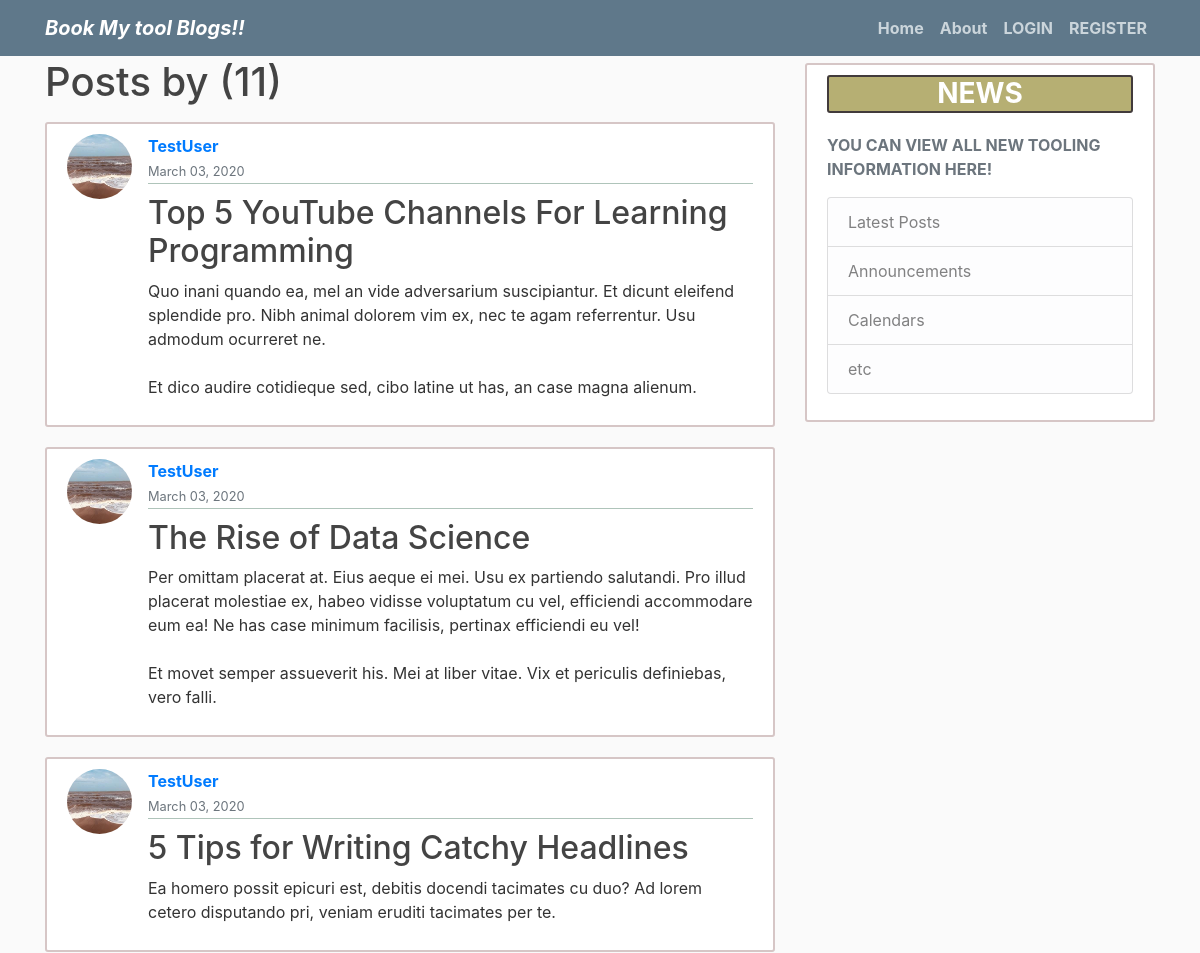
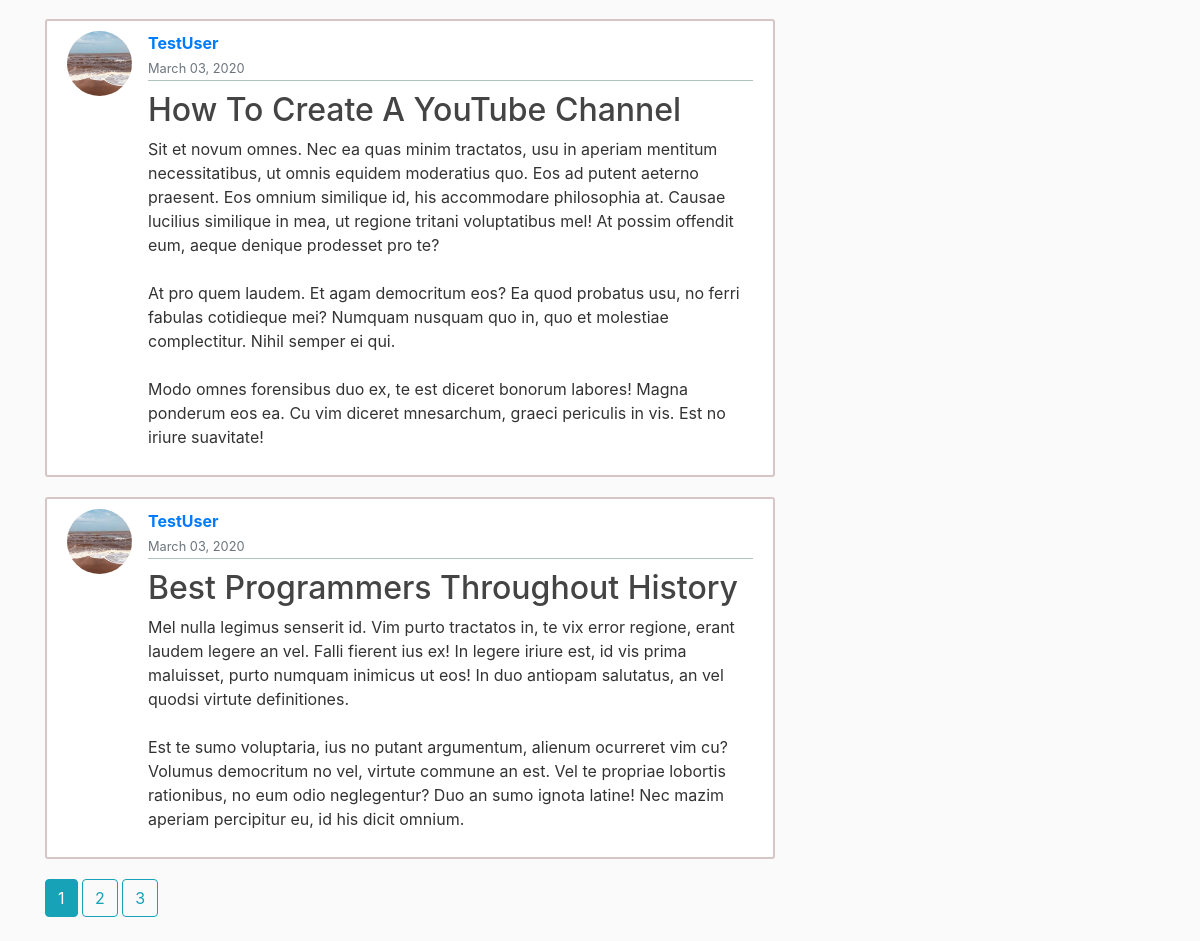
Page /user/TestUser on the committed database (2 pictures, top to bottom).
### forum/models.py (models this page shows, shortened)
class Post(models.Model):
    title = models.CharField(max_length=100)
    picture = models.FileField(null=True,blank=True)
    content = models.TextField()
    date_posted=models.DateTimeField(default=timezone.now)
    author=models.ForeignKey(User,on_delete=models.CASCADE)
    likes=models.ManyToManyField(User,related_name='likes',blank=True)

### users/models.py (models this page shows, shortened)
class Profile(models.Model):
    user =models.OneToOneField(User,on_delete=models.CASCADE)
    image=models.ImageField(default='default.jpg',upload_to='profile_pics')

### forum/views.py (the view)
# urls.py: path('user/<str:username>',UserPostListView.as_view(),name='user-posts'),
class UserPostListView(ListView):
    model = Post
    template_name='forum/user_posts.html'
    context_object_name='posts'
    ordering=['-date_posted']
    paginate_by=5
    def get_queryset(self):
        user=get_object_or_404(User,username=self.kwargs.get('username'))
        return Post.objects.filter(author=user).order_by('-date_posted')

### forum/templates/forum/user_posts.html (shortened to what this page needs)
{% extends "forum/base.html" %}
{%block content%}
  <h1 class="mb-3">Posts by {{ view.kwargs.email }} ({{ page_obj.paginator.count }})</h1>
  {% for post in posts %}
  <article class="media content-section">
    <a href='/profile'>
    <img class="rounded-circle article-img" src="{{post.author.profile.image.url}}" >
  </a>
    <div class="media-body">
      <div class="article-metadata">
        <a class="mr-2 " href="{% url 'user-posts' post.author.email %}"><b>{{ post.author }}</b></a><br>
        <small class="text-muted">{{ post.date_posted|date:"F d, Y" }}</small>
      </div>
      <h2><a class="article-title" href="{% url 'post-detail' post.id %}">{{ post.title }}</a></h2>
      <p class="article-content">{{ post.content }}</p>
    </div>
  </article>
  {% endfor %}
  {% if is_paginated %}
     {% for num in page_obj.paginator.page_range %}
        {% if page_obj.number == num %}
          <a class="btn btn-info mb-4" href="?page={{ num }}">{{ num }}</a>
        {% elif num > page_obj.number|add:'-3' and num < page_obj.number|add:'3' %}
          <a class="btn btn-outline-info mb-4" href="?page={{ num }}">{{ num }}</a>
        {% endif %}
      {% endfor %}
  {% endif %}
{% endblock content %}

### forum/templates/forum/base.html (shortened to what this page needs)
{% load static %}
<!DOCTYPE html>
<html>
    <head>
       <link rel="stylesheet" href="https://maxcdn.bootstrapcdn.com/bootstrap/4.0.0/css/bootstrap.min.css">
        <link rel="stylesheet" type="text/css" href="{% static 'main.css' %}">
    </head>
    <body>
        <header class="site-header">
            <div class="bg-img">
            <nav class="navbar navbar-expand-md navbar-dark bg-steel fixed-top">
              <div class="container">
                <a class="navbar-brand mr-4" href="{%url 'forum-home'%}"><i><b>Book My tool Blogs!!</b></i></a>
                <div class="collapse navbar-collapse" id="navbarToggle">
                    <div class="navbar-nav mr-auto">
                        <a class="nav-item nav-link" href="/"></a>
                        <a class="nav-item nav-link" href="/about"></a>
                      </div>
                  <div class="navbar-nav ">
                    <a class="nav-item nav-link" href="{%url 'forum-home'%}"><b>Home</b></a>
                    <a class="nav-item nav-link" href="{% url 'forum-about'%}"><b>About</b></a>
                  </div>
                  <div class="navbar-nav ">
                    {% if user.is_authenticated %}
                    <a class="nav-item nav-link" href="{% url 'post-create'%}"><b>New post</b></a>
                    <a class="nav-item nav-link" href="{% url 'profile'%}"><b>Profile</b></a>
                      <a class="nav-item nav-link" href="{% url 'logout'%}" style="background-color: lightblue;color: black;"><b> Logout</b></a>
                    {% else %}
                      <a class="nav-item nav-link" href="{% url 'login'%}"><b>LOGIN</b></a>
                      <a class="nav-item nav-link" href="{% url 'register'%}"><b>REGISTER</b></a>
                    {% endif %}
                  </div>
                </div>
              </div>
            </nav>
            </div>
          </header>
          <main role="main" class="container">
            <div class="row">
              <div class="col-md-8">
                {% block content %}{% endblock %}
              </div>
              <div class="col-md-4">
                <div class="content-section" style="margin-top: 15px;">
                  <h3 ><b>NEWS</b></h3>
                  <p class='text-muted'><b>YOU CAN VIEW ALL NEW TOOLING INFORMATION HERE!</b>
                    <ul class="list-group">
                      <li class="list-group-item list-group-item-light" >Latest Posts</li>
                      <li class="list-group-item list-group-item-light">Announcements</li>
                      <li class="list-group-item list-group-item-light">Calendars</li>
                      <li class="list-group-item list-group-item-light">etc</li>
                    </ul>
                  </p>
                </div>
              </div>
            </div>
          </main>
    </body>
</html>

### forum/static/main.css (style rules this page uses)
body { background: #fafafa; color: #333333; margin-top: 3rem; }
h1, h4, h5, h6 { margin-top: 10px; color: #444444; }
h2 { margin-top: 10px; }
h3 { text-align: center; border: 2px solid rgb(66, 59, 59); border-radius: 3px; margin-bottom: 20px; background-color: rgb(182, 175, 115); color: white; }
ul { margin: 0; }
.bg-steel { background-color: #5f788a; }
.site-header .navbar-nav .nav-link { color: #cbd5db; }
.content-section { background: #ffffff; padding: 10px 20px; border: 2px solid rgb(214, 198, 198); border-radius: 3px; margin-bottom: 20px; }
.article-title { color: #444444; }
.article-content { white-space: pre-line; }
.article-img { height: 65px; width: 65px; margin-right: 16px; }
.article-metadata { padding-bottom: 1px; margin-bottom: 4px; border-bottom: 1px solid rgb(175, 196, 186); }

### rows in the picture
Post: author.profile.image (picture), author "TestUser", date_posted "March 03, 2020", title "Top 5 YouTube Channels For Learning Programming", content "Quo inani quando ea, mel an vide adversarium suscipiantur. Et dicunt eleifend splendide pro. Nibh animal dolorem vim ex, nec te agam referrentur. Usu admodum ocurreret ne. Et dico audire cotidieque sed, cibo latine ut has, an case magna alienum."
Post: author.profile.image (picture), author "TestUser", date_posted "March 03, 2020", title "The Rise of Data Science", content "Per omittam placerat at. Eius aeque ei mei. Usu ex partiendo salutandi. Pro illud placerat molestiae ex, habeo vidisse voluptatum cu vel, efficiendi accommodare eum ea! Ne has case minimum facilisis, pertinax efficiendi eu vel! Et movet semper assueverit his. Mei at liber vitae. Vix et periculis definiebas, vero falli."
Post: author.profile.image (picture), author "TestUser", date_posted "March 03, 2020", title "5 Tips for Writing Catchy Headlines", content "Ea homero possit epicuri est, debitis docendi tacimates cu duo? Ad lorem cetero disputando pri, veniam eruditi tacimates per te."
Post: author.profile.image (picture), author "TestUser", date_posted "March 03, 2020", title "How To Create A YouTube Channel", content "Sit et novum omnes. Nec ea quas minim tractatos, usu in aperiam mentitum necessitatibus, ut omnis equidem moderatius quo. Eos ad putent aeterno praesent. Eos omnium similique id, his accommodare philosophia at. Causae lucilius similique in mea, ut regione tritani voluptatibus mel! At possim offendit eum, aeque denique prodesset pro te? At pro quem laudem. Et agam democritum eos? Ea quod probatus usu, no ferri fabulas cotidieque mei? Numquam nusquam quo in, quo et molestiae complectitur. Nihil semper ei qui. Modo omnes forensibus duo ex, te est diceret bonorum labores! Magna ponderum eos ea. Cu vim diceret mnesarchum, graeci periculis in vis. Est no iriure suavitate!"
Post: author.profile.image (picture), author "TestUser", date_posted "March 03, 2020", title "Best Programmers Throughout History", content "Mel nulla legimus senserit id. Vim purto tractatos in, te vix error regione, erant laudem legere an vel. Falli fierent ius ex! In legere iriure est, id vis prima maluisset, purto numquam inimicus ut eos! In duo antiopam salutatus, an vel quodsi virtute definitiones. Est te sumo voluptaria, ius no putant argumentum, alienum ocurreret vim cu? Volumus democritum no vel, virtute commune an est. Vel te propriae lobortis rationibus, no eum odio neglegentur? Duo an sumo ignota latine! Nec mazim aperiam percipitur eu, id his dicit omnium."

### other values in the picture
{{ page_obj.paginator.count }} "11"
{{ num }} "1"
{{ num }} "2" "3"
